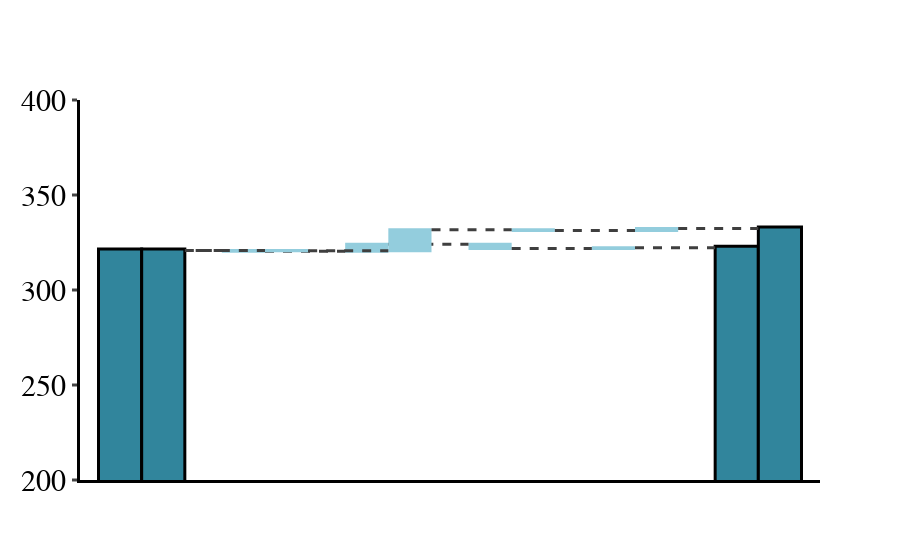
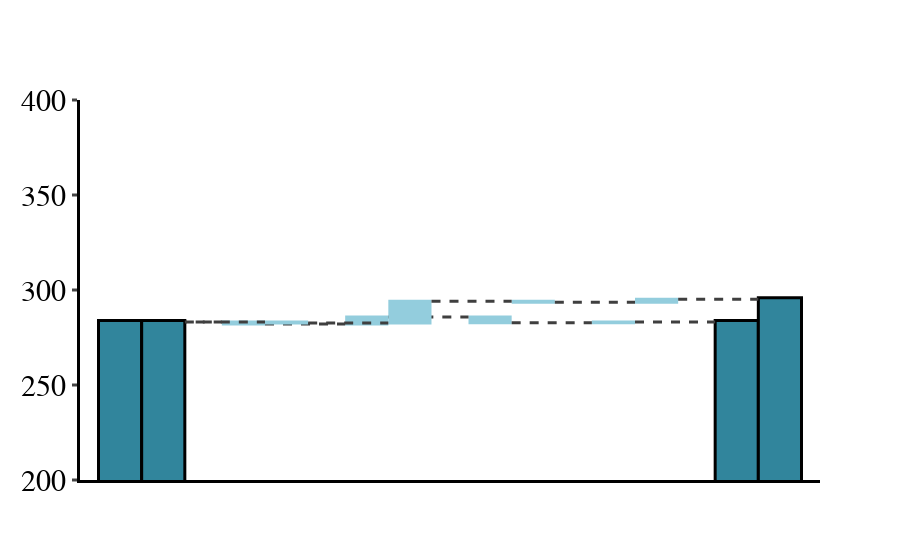
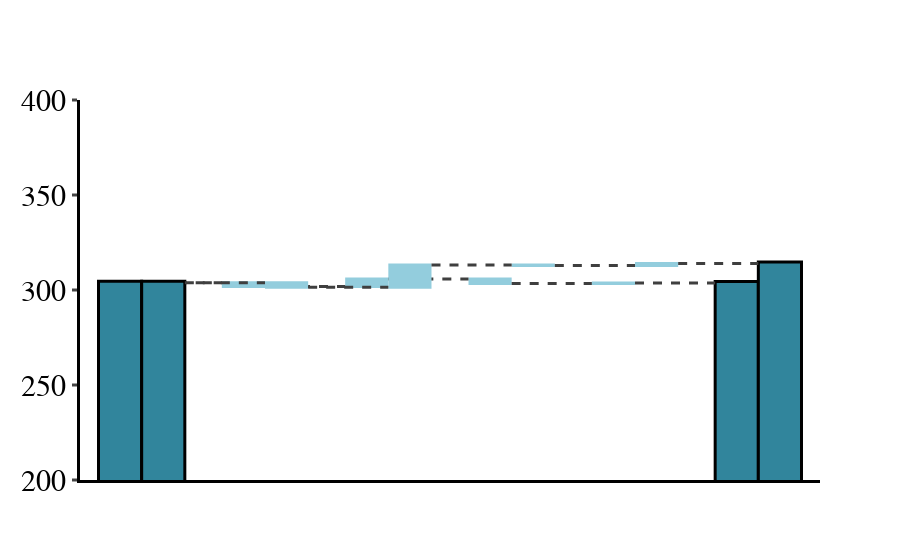
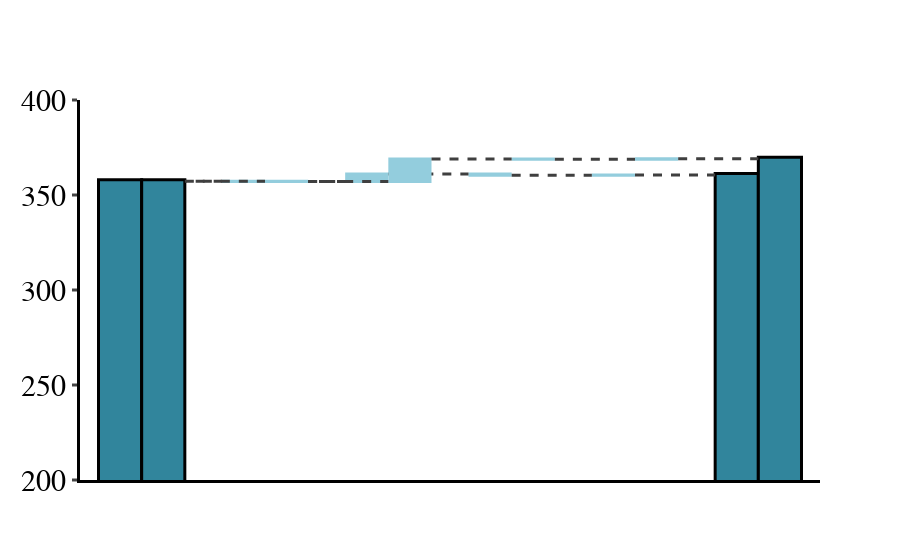

Source (notebook cell) for these figures, in order:
### Code cell
waterfall(
    measure,
    sofc_GWP_high,
    sofc_GWP_low,
    (200, 400),
    "rgb(49, 133, 156)",
    "rgb(147, 205, 221)",
)
waterfall(
    measure,
    mcfc_GWP_high,
    mcfc_GWP_low,
    (200, 400),
    "rgb(49, 133, 156)",
    "rgb(147, 205, 221)",
)
waterfall(
    measure,
    pafc_GWP_high,
    pafc_GWP_low,
    (200, 400),
    "rgb(49, 133, 156)",
    "rgb(147, 205, 221)",
)
waterfall(
    measure,
    pemfc_GWP_high,
    pemfc_GWP_low,
    (200, 400),
    "rgb(49, 133, 156)",
    "rgb(147, 205, 221)",
)

### Figure 1 — Plotly figure (JSON) as saved in the notebook; plotly's stock layout.template omitted (floating-point values rounded to 4 significant figures)
{"data": [{"connector": {"line": {"color": "rgb(63, 63, 63)", "dash": "dash", "width": 3}}, "decreasing": {"marker": {"color": "rgb(147, 205, 221)"}}, "increasing": {"marker": {"color": "rgb(147, 205, 221)"}}, "measure": ["absolute", "relative", "relative", "relative", "relative", "total"], "orientation": "v", "totals": {"marker": {"color": "rgb(49, 133, 156)", "line": {"color": "black", "width": 3}}}, "type": "waterfall", "x": ["Initial", "EoL recycling", "fuel efficiency losses", "system lifetime increase", "capacity factor decrease", "Adjusted"], "y": [320.8, -0.3335, 3.683, -2.266, 0.3486, 322.2]}, {"connector": {"line": {"color": "rgb(63, 63, 63)", "dash": "dash", "width": 3}}, "decreasing": {"marker": {"color": "rgb(147, 205, 221)"}}, "increasing": {"marker": {"color": "rgb(147, 205, 221)"}}, "measure": ["absolute", "relative", "relative", "relative", "relative", "total"], "orientation": "v", "totals": {"marker": {"color": "rgb(49, 133, 156)", "line": {"color": "black", "width": 3}}}, "type": "waterfall", "x": ["Initial", "EoL recycling", "fuel efficiency losses", "system lifetime increase", "capacity factor decrease", "Adjusted"], "y": [320.8, -0.1689, 11.05, -0.3237, 1.079, 332.4]}], "layout": {"paper_bgcolor": "rgba(0,0,0,0)", "plot_bgcolor": "rgba(0,0,0,0)", "showlegend": false, "waterfallgap": 0.3, "xaxis": {"linecolor": "black", "linewidth": 3, "showgrid": false, "showticklabels": false, "tickfont": {"color": "black", "family": "Calibri", "size": 30}, "visible": true}, "yaxis": {"linecolor": "black", "linewidth": 3, "range": [200, 400], "showgrid": false, "showline": true, "showticklabels": true, "tickfont": {"color": "black", "family": "Calibri", "size": 30}, "ticks": "outside", "tickwidth": 3, "visible": true, "zerolinecolor": "black"}}}

### Figure 2 — Plotly figure (JSON) as saved in the notebook; plotly's stock layout.template omitted (floating-point values rounded to 4 significant figures)
{"data": [{"connector": {"line": {"color": "rgb(63, 63, 63)", "dash": "dash", "width": 3}}, "decreasing": {"marker": {"color": "rgb(147, 205, 221)"}}, "increasing": {"marker": {"color": "rgb(147, 205, 221)"}}, "measure": ["absolute", "relative", "relative", "relative", "relative", "total"], "orientation": "v", "totals": {"marker": {"color": "rgb(49, 133, 156)", "line": {"color": "black", "width": 3}}}, "type": "waterfall", "x": ["Initial", "EoL recycling", "fuel efficiency losses", "system lifetime increase", "capacity factor decrease", "Adjusted"], "y": [283.2, -1.165, 3.8, -3.136, 0.4824, 283.2]}, {"connector": {"line": {"color": "rgb(63, 63, 63)", "dash": "dash", "width": 3}}, "decreasing": {"marker": {"color": "rgb(147, 205, 221)"}}, "increasing": {"marker": {"color": "rgb(147, 205, 221)"}}, "measure": ["absolute", "relative", "relative", "relative", "relative", "total"], "orientation": "v", "totals": {"marker": {"color": "rgb(49, 133, 156)", "line": {"color": "black", "width": 3}}}, "type": "waterfall", "x": ["Initial", "EoL recycling", "fuel efficiency losses", "system lifetime increase", "capacity factor decrease", "Adjusted"], "y": [283.2, -0.5516, 11.4, -0.4479, 1.493, 295.1]}], "layout": {"paper_bgcolor": "rgba(0,0,0,0)", "plot_bgcolor": "rgba(0,0,0,0)", "showlegend": false, "waterfallgap": 0.3, "xaxis": {"linecolor": "black", "linewidth": 3, "showgrid": false, "showticklabels": false, "tickfont": {"color": "black", "family": "Calibri", "size": 30}, "visible": true}, "yaxis": {"linecolor": "black", "linewidth": 3, "range": [200, 400], "showgrid": false, "showline": true, "showticklabels": true, "tickfont": {"color": "black", "family": "Calibri", "size": 30}, "ticks": "outside", "tickwidth": 3, "visible": true, "zerolinecolor": "black"}}}

### Figure 3 — Plotly figure (JSON) as saved in the notebook; plotly's stock layout.template omitted (floating-point values rounded to 4 significant figures)
{"data": [{"connector": {"line": {"color": "rgb(63, 63, 63)", "dash": "dash", "width": 3}}, "decreasing": {"marker": {"color": "rgb(147, 205, 221)"}}, "increasing": {"marker": {"color": "rgb(147, 205, 221)"}}, "measure": ["absolute", "relative", "relative", "relative", "relative", "total"], "orientation": "v", "totals": {"marker": {"color": "rgb(49, 133, 156)", "line": {"color": "black", "width": 3}}}, "type": "waterfall", "x": ["Initial", "EoL recycling", "fuel efficiency losses", "system lifetime increase", "capacity factor decrease", "Adjusted"], "y": [303.8, -1.902, 3.903, -2.44, 0.3754, 303.7]}, {"connector": {"line": {"color": "rgb(63, 63, 63)", "dash": "dash", "width": 3}}, "decreasing": {"marker": {"color": "rgb(147, 205, 221)"}}, "increasing": {"marker": {"color": "rgb(147, 205, 221)"}}, "measure": ["absolute", "relative", "relative", "relative", "relative", "total"], "orientation": "v", "totals": {"marker": {"color": "rgb(49, 133, 156)", "line": {"color": "black", "width": 3}}}, "type": "waterfall", "x": ["Initial", "EoL recycling", "fuel efficiency losses", "system lifetime increase", "capacity factor decrease", "Adjusted"], "y": [303.8, -2.327, 11.71, -0.3486, 1.162, 314.0]}], "layout": {"paper_bgcolor": "rgba(0,0,0,0)", "plot_bgcolor": "rgba(0,0,0,0)", "showlegend": false, "waterfallgap": 0.3, "xaxis": {"linecolor": "black", "linewidth": 3, "showgrid": false, "showticklabels": false, "tickfont": {"color": "black", "family": "Calibri", "size": 30}, "visible": true}, "yaxis": {"linecolor": "black", "linewidth": 3, "range": [200, 400], "showgrid": false, "showline": true, "showticklabels": true, "tickfont": {"color": "black", "family": "Calibri", "size": 30}, "ticks": "outside", "tickwidth": 3, "visible": true, "zerolinecolor": "black"}}}

### Figure 4 — Plotly figure (JSON) as saved in the notebook; plotly's stock layout.template omitted (floating-point values rounded to 4 significant figures)
{"data": [{"connector": {"line": {"color": "rgb(63, 63, 63)", "dash": "dash", "width": 3}}, "decreasing": {"marker": {"color": "rgb(147, 205, 221)"}}, "increasing": {"marker": {"color": "rgb(147, 205, 221)"}}, "measure": ["absolute", "relative", "relative", "relative", "relative", "total"], "orientation": "v", "totals": {"marker": {"color": "rgb(49, 133, 156)", "line": {"color": "black", "width": 3}}}, "type": "waterfall", "x": ["Initial", "EoL recycling", "fuel efficiency losses", "system lifetime increase", "capacity factor decrease", "Adjusted"], "y": [357.2, -0.1211, 3.943, -0.5678, 0.08735, 360.5]}, {"connector": {"line": {"color": "rgb(63, 63, 63)", "dash": "dash", "width": 3}}, "decreasing": {"marker": {"color": "rgb(147, 205, 221)"}}, "increasing": {"marker": {"color": "rgb(147, 205, 221)"}}, "measure": ["absolute", "relative", "relative", "relative", "relative", "total"], "orientation": "v", "totals": {"marker": {"color": "rgb(49, 133, 156)", "line": {"color": "black", "width": 3}}}, "type": "waterfall", "x": ["Initial", "EoL recycling", "fuel efficiency losses", "system lifetime increase", "capacity factor decrease", "Adjusted"], "y": [357.2, -0.08407, 11.83, -0.08111, 0.2704, 369.1]}], "layout": {"paper_bgcolor": "rgba(0,0,0,0)", "plot_bgcolor": "rgba(0,0,0,0)", "showlegend": false, "waterfallgap": 0.3, "xaxis": {"linecolor": "black", "linewidth": 3, "showgrid": false, "showticklabels": false, "tickfont": {"color": "black", "family": "Calibri", "size": 30}, "visible": true}, "yaxis": {"linecolor": "black", "linewidth": 3, "range": [200, 400], "showgrid": false, "showline": true, "showticklabels": true, "tickfont": {"color": "black", "family": "Calibri", "size": 30}, "ticks": "outside", "tickwidth": 3, "visible": true, "zerolinecolor": "black"}}}
